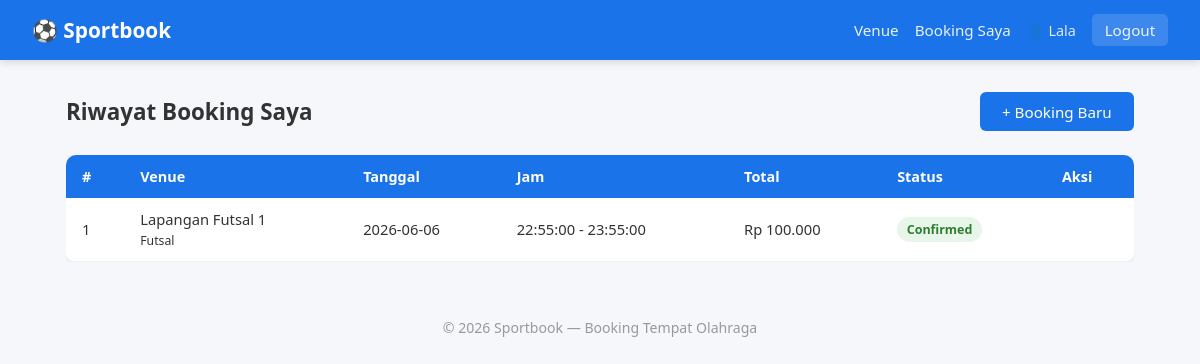
Screenshot of /public/my-bookings (signed in) with the database file from the repository.
### tables this page shows
CREATE TABLE `bookings` (
  `id` int(11) NOT NULL,
  `user_id` int(11) NOT NULL,
  `venue_id` int(11) NOT NULL,
  `tanggal` date NOT NULL,
  `jam_mulai` time NOT NULL,
  `jam_selesai` time NOT NULL,
  `total_harga` decimal(10,2) NOT NULL,
  `status` enum('pending','confirmed','rejected','cancelled') DEFAULT 'pending',
  `catatan` text DEFAULT NULL,
  `created_at` timestamp NOT NULL DEFAULT current_timestamp()
);

CREATE TABLE `venues` (
  `id` int(11) NOT NULL,
  `nama` varchar(100) NOT NULL,
  `jenis_olahraga` varchar(50) NOT NULL,
  `alamat` text NOT NULL,
  `deskripsi` text DEFAULT NULL,
  `harga_per_jam` decimal(10,2) NOT NULL,
  `foto` varchar(255) DEFAULT NULL,
  `status` enum('active','inactive') DEFAULT 'active',
  `created_at` timestamp NOT NULL DEFAULT current_timestamp()
);

### core/Controller.php (called while the page is built, shortened)
<?php
class Controller {
    protected function view(string $view, array $data = []): void {
        extract($data);
        require_once ROOT_PATH . '/app/views/layouts/header.php';
        require_once ROOT_PATH . '/app/views/' . $view . '.php';
        require_once ROOT_PATH . '/app/views/layouts/footer.php';
    }
}

### app/controllers/BookingController.php (called while the page is built, shortened)
<?php
require_once ROOT_PATH . '/app/models/Booking.php';
class BookingController extends Controller {
    private Booking $booking;
    public function __construct() {
        $this->booking = new Booking();
    }
    public function history(): void {
        $bookings = $this->booking->getByUser($_SESSION['user_id']);
        $this->view('member/history', ['bookings' => $bookings]);
    }
}

### core/App.php (called while the page is built, shortened)
<?php
require_once ROOT_PATH . '/config/database.php';
require_once ROOT_PATH . '/core/Router.php';
require_once ROOT_PATH . '/core/Controller.php';
require_once ROOT_PATH . '/core/Model.php';
require_once ROOT_PATH . '/app/helpers/functions.php';
class App {
    private Router $router;
    public function __construct() {
        $this->router = new Router();
    }
    public function run(): void {
        $url    = $_GET['url'] ?? '';
        $method = $_SERVER['REQUEST_METHOD'];
        $this->router->dispatch($url, $method);
    }
}

### public/index.php (called while the page is built, shortened)
<?php
require_once ROOT_PATH . '/core/App.php';
$app = new App();
$app->run();

### config/database.php (called while the page is built, shortened)
<?php
function getDB(): PDO {
    static $pdo = null;
    if ($pdo === null) {
        $dsn = "mysql:host=" . DB_HOST . ";dbname=" . DB_NAME . ";charset=" . DB_CHARSET;
        $options = [
            PDO::ATTR_ERRMODE            => PDO::ERRMODE_EXCEPTION,
            PDO::ATTR_DEFAULT_FETCH_MODE => PDO::FETCH_ASSOC,
            PDO::ATTR_EMULATE_PREPARES   => false,
        ];
        $pdo = new PDO($dsn, DB_USER, DB_PASS, $options);
    }
    return $pdo;
}

### core/Model.php (called while the page is built, shortened)
<?php
class Model {
    protected PDO $db;
    public function __construct() {
        $this->db = getDB();
    }
    protected function query(string $sql, array $params = []): PDOStatement {
        $stmt = $this->db->prepare($sql);
        $stmt->execute($params);
        return $stmt;
    }
}

### app/models/Booking.php (called while the page is built, shortened)
<?php
require_once ROOT_PATH . '/core/Model.php';
class Booking extends Model {
    public function getByUser(int $userId): array {
        return $this->query(
            "SELECT b.*, v.nama as venue_nama, v.jenis_olahraga
             FROM bookings b JOIN venues v ON b.venue_id=v.id
             WHERE b.user_id=? ORDER BY b.created_at DESC",
            [$userId]
        )->fetchAll();
    }
}

### app/helpers/functions.php (called while the page is built, shortened)
<?php
function e(string $str): string {
    return htmlspecialchars($str, ENT_QUOTES, 'UTF-8');
}
function formatRupiah(float $amount): string {
    return 'Rp ' . number_format($amount, 0, ',', '.');
}

### app/views/member/history.php (the view, shortened to what this page needs)
<div class="page-header">
    <h2>Riwayat Booking Saya</h2>
    <a href="<?= BASE_URL ?>/venues" class="btn-primary">+ Booking Baru</a>
</div>
<?php if (empty($bookings)): ?>
    <div class="alert alert-info">Belum ada booking.</div>
<?php else: ?>
<div class="table-wrap">
<table class="table">
    <thead>
        <tr>
            <th>#</th><th>Venue</th><th>Tanggal</th><th>Jam</th><th>Total</th><th>Status</th><th>Aksi</th>
        </tr>
    </thead>
    <tbody>
    <?php foreach ($bookings as $b): ?>
        <tr>
            <td><?= $b['id'] ?></td>
            <td><?= e($b['venue_nama']) ?><br><small><?= e($b['jenis_olahraga']) ?></small></td>
            <td><?= e($b['tanggal']) ?></td>
            <td><?= e($b['jam_mulai']) ?> - <?= e($b['jam_selesai']) ?></td>
            <td><?= formatRupiah($b['total_harga']) ?></td>
            <td><span class="badge badge-<?= $b['status'] ?>"><?= ucfirst($b['status']) ?></span></td>
            <td>
            </td>
        </tr>
    <?php endforeach; ?>
    </tbody>
</table>
</div>
<?php endif; ?>

### core/Router.php (shortened to what this page needs)
<?php
class Router {
    private array $routes = [];
    public function add(string $method, string $path, string $controller, string $action): void {
        $this->routes[] = compact('method', 'path', 'controller', 'action');
    }
    public function dispatch(string $url, string $method): void {
        $url = trim($url, '/');
        foreach ($this->routes as $route) {
            $pattern = preg_replace('/\{[^}]+\}/', '([^/]+)', $route['path']);
            $pattern = '#^' . $pattern . '$#';
            if ($route['method'] === $method && preg_match($pattern, $url, $matches)) {
                array_shift($matches);
                $controller = new $route['controller']();
                call_user_func_array([$controller, $route['action']], $matches);
                return;
            }
        }
    }
}

### public/css/style.css (style rules this page uses)
*, *::before, *::after { box-sizing: border-box; margin: 0; padding: 0; }
body { font-family: 'Segoe UI', sans-serif; background: #f5f7fa; color: #333; }
.btn-primary { background: #1a73e8; color: #fff; border: none; padding: .6rem 1.4rem; border-radius: 6px; cursor: pointer; font-size: .95rem; text-decoration: none; display: inline-block; transition: background .2s; }
.badge { display: inline-block; padding: .25rem .6rem; border-radius: 20px; font-size: .78rem; font-weight: 600; }
.badge-active, .badge-confirmed, .badge-verified { background: #e8f5e9; color: #2e7d32; }
.table-wrap { overflow-x: auto; }
.table { width: 100%; border-collapse: collapse; background: #fff; border-radius: 10px; overflow: hidden; box-shadow: 0 2px 10px rgba(0,0,0,.07); }
.table th { background: #1a73e8; color: #fff; padding: .75rem 1rem; text-align: left; font-size: .9rem; }
.table td { padding: .7rem 1rem; border-bottom: 1px solid #f0f0f0; font-size: .92rem; vertical-align: middle; }
.page-header { display: flex; justify-content: space-between; align-items: center; margin-bottom: 1.5rem; }
.page-header h2 { font-size: 1.4rem; }

### rows the page displays
bookings: id "1", venue.nama "Lapangan Futsal 1", venue.jenis_olahraga "Futsal", tanggal "2026-06-06", jam_mulai "22:55:00", jam_selesai "23:55:00", total_harga "Rp 100.000", status "Confirmed"
